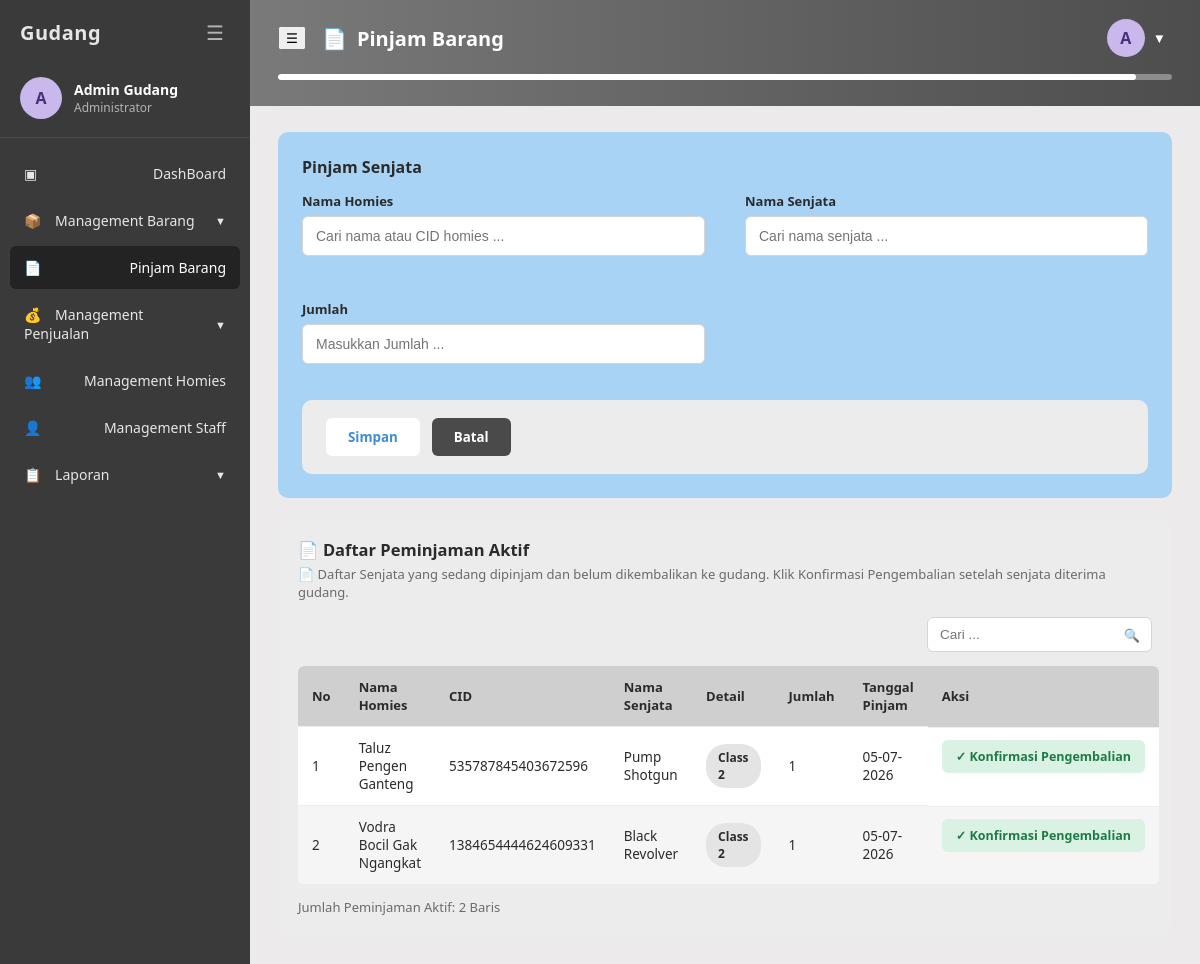
/peminjaman/peminjaman.php (signed in), run on an earlier commit of the app's database.
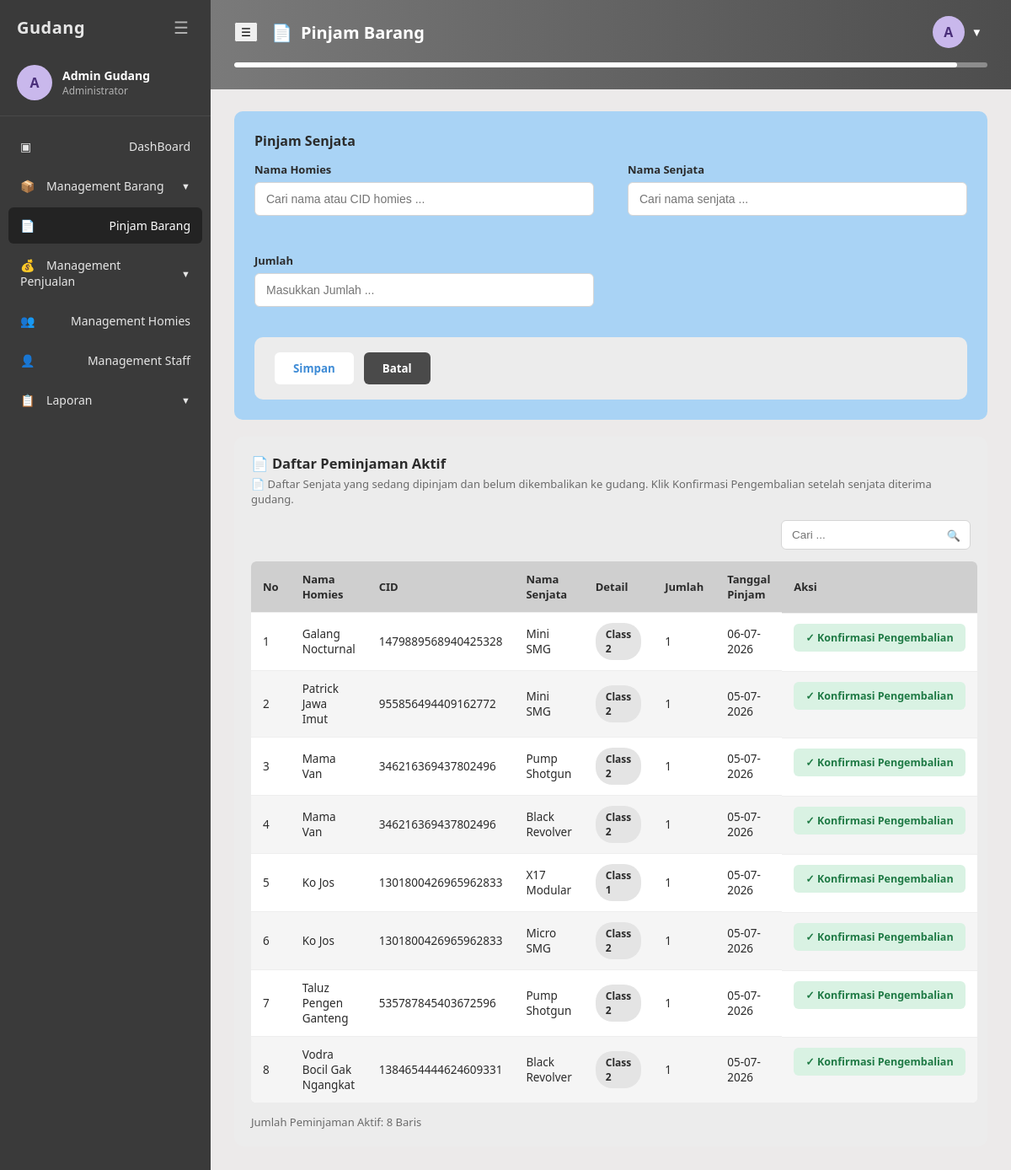
And on a later commit of the database.
### tables this page shows
CREATE TABLE `peminjaman` (
  `id` int(11) NOT NULL,
  `id_homies` int(11) NOT NULL,
  `id_barang` int(11) NOT NULL,
  `tanggal_pinjam` date NOT NULL,
  `tanggal_kembali` date DEFAULT NULL,
  `jumlah` int(11) NOT NULL,
  `status` enum('Dipinjam','Dikembalikan') NOT NULL DEFAULT 'Dipinjam',
  `diinput_oleh` varchar(100) DEFAULT NULL,
  `dikembalikan_oleh` varchar(100) DEFAULT NULL,
  `created_at` timestamp NOT NULL DEFAULT CURRENT_TIMESTAMP
);

CREATE TABLE `homies` (
  `id` int(11) NOT NULL,
  `nama` varchar(100) NOT NULL,
  `nomor_hp` varchar(20) DEFAULT NULL,
  `cid` varchar(50) NOT NULL,
  `created_at` timestamp NOT NULL DEFAULT CURRENT_TIMESTAMP
);

CREATE TABLE `kategori_barang` (
  `id` int(11) NOT NULL,
  `jenis` enum('Senjata','Narko','Lainnya') NOT NULL,
  `nama_barang` varchar(150) NOT NULL,
  `class_senjata` enum('Class 1','Class 2','Class 3','Class 4') DEFAULT NULL,
  `tag_narko` enum('Bungkusan','Mentahan') DEFAULT NULL,
  `tag_lainnya` enum('Vest','Ammo','Attachment') DEFAULT NULL,
  `stok` int(11) NOT NULL DEFAULT '0',
  `created_at` timestamp NOT NULL DEFAULT CURRENT_TIMESTAMP,
  `updated_at` timestamp NOT NULL DEFAULT CURRENT_TIMESTAMP ON UPDATE CURRENT_TIMESTAMP
);

### includes/auth.php (called while the page is built, shortened)
<?php
function current_user() {
    return [
        'id'        => $_SESSION['user_id'] ?? null,
        'username'  => $_SESSION['username'] ?? null,
        'full_name' => $_SESSION['full_name'] ?? null,
        'role'      => $_SESSION['role'] ?? null,
    ];
}
function is_admin() {
    return ($_SESSION['role'] ?? null) === 'admin';
}
function role_label() {
    return is_admin() ? 'Administrator' : 'Kepala Staff';
}
function e($str) {
    return htmlspecialchars($str ?? '', ENT_QUOTES, 'UTF-8');
}

### peminjaman/peminjaman.php (the view, shortened to what this page needs)
<?php
require_once __DIR__ . '/../includes/auth.php';
$base = '../';
$active_menu = 'pinjam';
$page_title = 'Pinjam Barang - Gudang';
$page_header = 'Pinjam Barang';
$page_icon = '&#128196;';
$aktifList = [];
$res = mysqli_query($conn, "SELECT p.id, p.jumlah, p.tanggal_pinjam, h.nama AS nama_homies, h.cid,
                                    k.nama_barang, k.class_senjata
                             FROM peminjaman p
                             JOIN homies h ON h.id = p.id_homies
                             JOIN kategori_barang k ON k.id = p.id_barang
                             WHERE p.status = 'Dipinjam'
                             ORDER BY p.tanggal_pinjam DESC, p.id DESC");
while ($row = mysqli_fetch_assoc($res)) { $aktifList[] = $row; }
include __DIR__ . '/../includes/header.php';
?>
<div class="form-panel">
    <h3>Pinjam Senjata</h3>
    <form method="POST" action="peminjaman.php">
        <div class="form-grid">
            <div class="form-group">
                <label for="homiesSearch">Nama Homies</label>
                <div class="search-select" data-search-select>
                    <input type="text" id="homiesSearch" class="ss-input" data-ss-search
                           placeholder="Cari nama atau CID homies ..." autocomplete="off">
                </div>
            </div>
            <div class="form-group">
                <label for="senjataSearch">Nama Senjata</label>
                <div class="search-select" data-search-select>
                    <input type="text" id="senjataSearch" class="ss-input" data-ss-search
                           placeholder="Cari nama senjata ..." autocomplete="off">
                </div>
            </div>
            <div class="form-group">
                <label for="jumlah">Jumlah</label>
                <input type="number" id="jumlah" name="jumlah" min="1" placeholder="Masukkan Jumlah ..." value="<?= e($_POST['jumlah'] ?? '') ?>" required>
            </div>
        </div>
        <div class="form-actions-panel" style="margin-top:18px;">
            <button type="submit" name="add_pinjam" value="1" class="btn-primary-form">Simpan</button>
            <button type="reset" class="btn-cancel-form">Batal</button>
        </div>
    </form>
</div>
<div class="panel">
    <div class="panel-header">
        <div>
            <h3>&#128196; Daftar Peminjaman Aktif</h3>
            <p class="panel-desc">&#128196; Daftar Senjata yang sedang dipinjam dan belum dikembalikan ke gudang. Klik Konfirmasi Pengembalian setelah senjata diterima gudang.</p>
        </div>
    </div>
    <div class="panel-toolbar">
        <div class="search-box">
            <input type="text" placeholder="Cari ..." data-table-search="#peminjamanTable">
            <span class="icon">&#128269;</span>
        </div>
    </div>
    <table class="data-table" id="peminjamanTable">
        <thead>
            <tr>
                <th>No</th>
                <th>Nama Homies</th>
                <th>CID</th>
                <th>Nama Senjata</th>
                <th>Detail</th>
                <th>Jumlah</th>
                <th>Tanggal Pinjam</th>
                <th>Aksi</th>
            </tr>
        </thead>
        <tbody>
            <?php if (empty($aktifList)): ?>
                <tr><td colspan="8" style="text-align:center; color:var(--text-muted);">Belum ada peminjaman aktif.</td></tr>
            <?php else: ?>
                <?php foreach ($aktifList as $i => $p): ?>
                <tr>
                    <td><?= $i + 1 ?></td>
                    <td><?= e($p['nama_homies']) ?></td>
                    <td><?= e($p['cid']) ?></td>
                    <td><?= e($p['nama_barang']) ?></td>
                    <td><span class="badge badge-chip"><?= e($p['class_senjata']) ?></span></td>
                    <td><?= (int)$p['jumlah'] ?></td>
                    <td><?= e(date('d-m-Y', strtotime($p['tanggal_pinjam']))) ?></td>
                    <td class="aksi-cell">
                        <form method="POST" action="kembalikan.php" style="display:inline;"
                              onsubmit="return confirm('Konfirmasi: senjata &quot;<?= e(addslashes($p['nama_barang'])) ?>&quot; sebanyak <?= (int)$p['jumlah'] ?> dari <?= e(addslashes($p['nama_homies'])) ?> sudah dikembalikan?');">
                            <button type="submit" class="btn-return">&#10003; Konfirmasi Pengembalian</button>
                        </form>
                    </td>
                </tr>
                <?php endforeach; ?>
            <?php endif; ?>
        </tbody>
    </table>
    <div class="table-footer">
        <span>Jumlah Peminjaman Aktif: <?= count($aktifList) ?> Baris</span>
    </div>
</div>
<?php include __DIR__ . '/../includes/footer.php'; ?>

### includes/header.php (shortened to what this page needs)
<?php
$base = $base ?? '';
$page_header = $page_header ?? ($page_title ?? '');
$page_icon = $page_icon ?? '&#9635;';
$header_variant = $header_variant ?? 'gray';
?>
<!DOCTYPE html>
<html lang="id">
<head>
<link rel="stylesheet" href="<?= $base ?>assets/css/style.css">
</head>
<body>
<div class="app-layout">
    <?php include __DIR__ . '/sidebar.php'; ?>
    <div class="main-content">
        <div class="page-header <?= $header_variant === 'purple' ? 'purple' : '' ?>">
            <div class="page-header-row">
                <div style="display:flex; align-items:center; gap:16px;">
                    <button class="burger-desktop" data-toggle="sidebar" aria-label="Toggle menu">&#9776;</button>
                    <h2><span><?= $page_icon ?></span> <?= e($page_header) ?></h2>
                </div>
                <div style="display:flex; align-items:center; gap:14px;">
                    <div class="topbar-user">
                        <button class="topbar-user-btn">
                            <div class="avatar-circle"><?= e($initial) ?></div>
                            <span>&#9660;</span>
                        </button>
                    </div>
                </div>
            </div>
            <div class="progress-bar"><span></span></div>
        </div>
        <div class="content-area">

### includes/sidebar.php (shortened to what this page needs)
<?php
$base = $base ?? '';
$active_menu = $active_menu ?? '';
$u = current_user();
$initial = strtoupper(substr($u['full_name'] ?? 'U', 0, 1));
?>
<aside class="sidebar">
    <div class="sidebar-top">
        <span>Gudang</span>
        <button class="burger" data-toggle="sidebar" aria-label="Toggle menu">&#9776;</button>
    </div>
    <div class="sidebar-user">
        <div class="avatar-circle"><?= e($initial) ?></div>
        <div>
            <div class="u-name"><?= e($u['full_name']) ?></div>
            <div class="u-role"><?= e(role_label()) ?></div>
        </div>
    </div>
    <nav class="sidebar-nav">
        <ul>
            <li class="nav-item <?= $active_menu === 'dashboard' ? 'active' : '' ?>">
                <a href="<?= $base ?>dashboard.php"><span class="icon">&#9635;</span> DashBoard</a>
            </li>
            <li>
                <div class="nav-parent <?= $active_menu === 'barang' ? 'active open' : '' ?>">
                    <span><span class="icon">&#128230;</span> Management Barang</span>
                    <span class="chevron">&#9660;</span>
                </div>
            </li>
            <li class="nav-item <?= $active_menu === 'pinjam' ? 'active' : '' ?>">
                <a href="<?= $base ?>peminjaman/peminjaman.php"><span class="icon">&#128196;</span> Pinjam Barang</a>
            </li>
            <li>
                <div class="nav-parent <?= $active_menu === 'penjualan' ? 'active open' : '' ?>">
                    <span><span class="icon">&#128176;</span> Management Penjualan</span>
                    <span class="chevron">&#9660;</span>
                </div>
            </li>
            <li class="nav-item <?= $active_menu === 'homies' ? 'active' : '' ?>">
                <a href="<?= $base ?>homies/menajemen_homies.php"><span class="icon">&#128101;</span> Management Homies</a>
            </li>
            <?php if (is_admin()): ?>
            <li class="nav-item <?= $active_menu === 'staff' ? 'active' : '' ?>">
                <a href="<?= $base ?>staff/management_staff.php"><span class="icon">&#128100;</span> Management Staff</a>
            </li>
            <?php endif; ?>
            <li>
                <div class="nav-parent <?= $active_menu === 'laporan' ? 'active open' : '' ?>">
                    <span><span class="icon">&#128203;</span> Laporan</span>
                    <span class="chevron">&#9660;</span>
                </div>
            </li>
        </ul>
    </nav>
</aside>

### includes/footer.php (shortened to what this page needs)
        </div>
    </div>
</div>
</body>
</html>

What changed in the data, as far as the page shows it:
added peminjaman: id_homies.nama "Galang Nocturnal", id_homies.cid "1479889568940425328", id_barang.nama_barang "Mini SMG", id_barang.class_senjata "Class 2", jumlah "1", tanggal_pinjam "06-07-2026"
added peminjaman: id_homies.nama "Patrick Jawa Imut", id_homies.cid "955856494409162772", id_barang.nama_barang "Mini SMG", id_barang.class_senjata "Class 2", jumlah "1", tanggal_pinjam "05-07-2026"
added peminjaman: id_homies.nama "Mama Van", id_homies.cid "346216369437802496", id_barang.nama_barang "Pump Shotgun", id_barang.class_senjata "Class 2", jumlah "1", tanggal_pinjam "05-07-2026"
added peminjaman: id_homies.nama "Mama Van", id_homies.cid "346216369437802496", id_barang.nama_barang "Black Revolver", id_barang.class_senjata "Class 2", jumlah "1", tanggal_pinjam "05-07-2026"
added peminjaman: id_homies.nama "Ko Jos", id_homies.cid "1301800426965962833", id_barang.nama_barang "X17 Modular", id_barang.class_senjata "Class 1", jumlah "1", tanggal_pinjam "05-07-2026"
added peminjaman: id_homies.nama "Ko Jos", id_homies.cid "1301800426965962833", id_barang.nama_barang "Micro SMG", id_barang.class_senjata "Class 2", jumlah "1", tanggal_pinjam "05-07-2026"
Also different on the page:
count($aktifList): "2" → "8"
